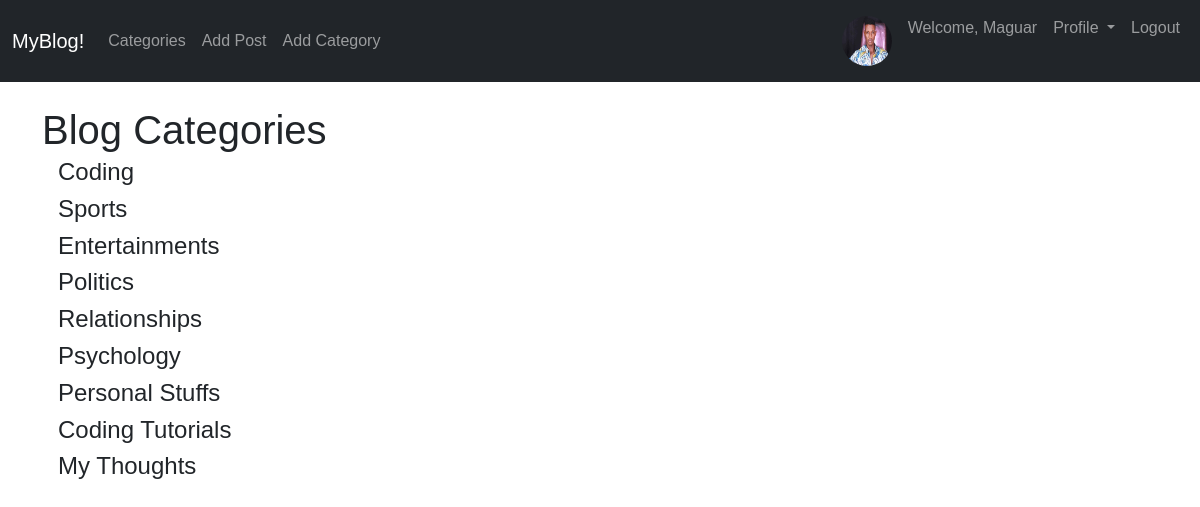
/category-list/ (signed in), run on the app's committed database.
### myblog/models.py (models this page shows, shortened)
class Profile(models.Model):
    user = models.OneToOneField(User, null=True, on_delete=models.CASCADE)
    bio = models.TextField()
    profile_pic = models.ImageField(null=True, blank=True, upload_to="images/profile/")
    website_url = models.CharField(max_length=255, null=True, blank=True)
    fb_url = models.CharField(max_length=255, null=True, blank=True)
    twitter_url = models.CharField(max_length=255, null=True, blank=True)
    instagram_url = models.CharField(max_length=255, null=True, blank=True)
    pinterest_url = models.CharField(max_length=255, null=True, blank=True)

class Category(models.Model):
    name = models.CharField(max_length=255)
    def __str__(self):
        return self.name

### myblog/views.py (the view)
# urls.py: path('category-list/', CategoryListView, name='category-list'),
def CategoryListView(request):
    cat_menu_list = Category.objects.all()
    return render(request, 'category_list.html', {'cat_menu_list': cat_menu_list})

### myblog/templates/category_list.html (shortened to what this page needs)
{% extends 'base.html' %}
{% block content %}
    <h1>Blog Categories</h1>
    {% for item in cat_menu_list %}
      <h4><a class="dropdown-item" href="{% url 'category' item|slugify %}">{{ item }}</a></h4>
    {% endfor %}
{% endblock %}

### myblog/templates/base.html (shortened to what this page needs)
{% load cms_tags menu_tags sekizai_tags %}
{% load static %}
<!doctype html>
<html lang="en">
  <head>
    <link href="https://cdn.jsdelivr.net/npm/bootstrap@5.1.0/dist/css/bootstrap.min.css" rel="stylesheet">
    <link href="{% static 'main.css' %}" rel="stylesheet">
  </head>
  <body>
    <nav class="navbar navbar-expand-lg navbar-dark bg-dark">
      <div class="container-fluid">
        <a class="navbar-brand" href="{% url 'home' %}">MyBlog!</a>
        <div class="collapse navbar-collapse" id="navbarSupportedContent">
          <ul class="navbar-nav me-auto mb-2 mb-lg-0">
            {% if cat_menu %}
            <li class="nav-item dropdown">
              <a class="nav-link dropdown-toggle" href="#" id="navbarDropdown" role="button" data-bs-toggle="dropdown" aria-expanded="false">
                Categories
              </a>
              <ul class="dropdown-menu" aria-labelledby="navbarDropdown">
                {% for item in cat_menu %}
                  <li><a class="dropdown-item" href="{% url 'category' item|slugify %}">{{ item }}</a></li>
                {% endfor %}
              </ul>
            </li>
            {% else %}
              <li class="nav-item">
                <a class="nav-link" href="{% url 'category-list' %}">Categories</a>
              </li>
            {% endif %}
            {% if user.is_authenticated %}
              <li class="nav-item">
                <a class="nav-link" href="{% url 'add_post' %}">Add Post</a>
              </li>
              <li class="nav-item">
                <a class="nav-link" href="{% url 'add_category' %}">Add Category</a>
              </li>
            {% endif %}
          </ul>
          <ul class="navbar-nav ml-auto mb-2 mb-lg-0">
            {% if user.is_authenticated %}
              <li class="nav-item">
                {% if user.profile.profile_pic %}
                  <a class="nav-link" href="#">
                    <img src="{{ user.profile.profile_pic.url }}" class="rounded-circle" alt="" width=5
                    height=5>
                  </a>
                {% else %}
                  <img src="{% static 'default_img/default.png' %}" class="rounded-circle" alt="" width=5 height=5/>
                {% endif %}
              </li>
              <li class="nav-item">
                <a class="nav-link" href="{% url 'show_profile_page' user.profile.id %}">Welcome, {{ user.username }}</a>
              </li>
              <li class="nav-item dropdown">
                <a class="nav-link dropdown-toggle" href="#" id="navbarDropdown" role="button" data-bs-toggle="dropdown" aria-expanded="false">
                  Profile
                </a>
              </li>
              <li class="nav-item">
                <a class="nav-link" href="{% url 'logout' %}">Logout</a>
              </li>
            {% endif %}
          </ul>
        </div>
      </div>
    </nav>
    <br/>
    <div class="container">
      {% block content %}
      {% endblock %}
    </div>
  </body>
</html>

### myblog/static/main.css (style rules this page uses)
body { font-family: 'Poppins', sans-serif; overflow-x: hidden; text-rendering: optimizeLegibility; -webkit-font-smoothing: antialiased; -moz-osx-font-smoothing: grayscale; }
a { text-decoration: none!important; }
ul { padding: 0; margin: 0; list-style: none; }
h1,h2,h3,h4,h5,h6 { margin: 0px; }
.rounded-circle { width: 50px; height: 50px; }

### data on the page
Category: name "Coding"
Category: name "Sports"
Category: name "Entertainments"
Category: name "Politics"
Category: name "Relationships"
Category: name "Psychology"
Category: name "Personal Stuffs"
Category: name "Coding Tutorials"
Category: name "My Thoughts"

### other printed values
{{ user.username }} "Maguar"
